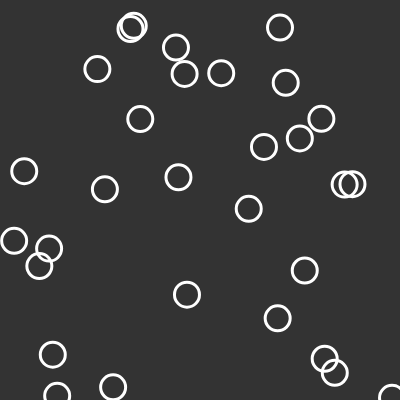
Frame 1 (no input)
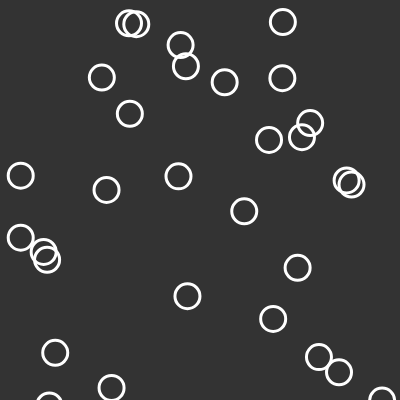
Frame 60 (no input)
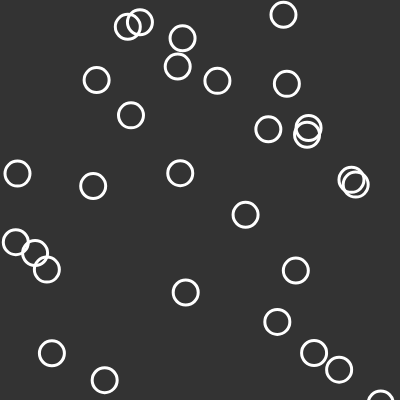
Frame 120 (the mouse pressed at the canvas centre since frame 60)

The p5.js sketch that drew these frames (run headless with seeded random() and noise() and a simulated clock; from frame 60 on, the mouse is pressed at the canvas centre):

// p5.js sketch
// ── sketch.js
var bubbles = [];

function setup() {
  createCanvas(400, 400);
  for (var i = 0; i < 30; i++) {
    bubbles[i] = new Bubble();
  }
}

function draw() {
  background(51);
  for (var i = 0; i < bubbles.length; i++) {
    bubbles[i].display();
    bubbles[i].move();
  }
}

function Bubble() {
  this.x = random(width);
  this.y = random(height);
  this.dia = 25;
  this.display = function() {
    strokeWeight(3);
    stroke(255);
    noFill();
    ellipse(this.x, this.y, this.dia, this.dia);
  }

  this.move = function() {
    this.x += random(-1, 1);
    this.y += random(-1, 1);
  }
}
